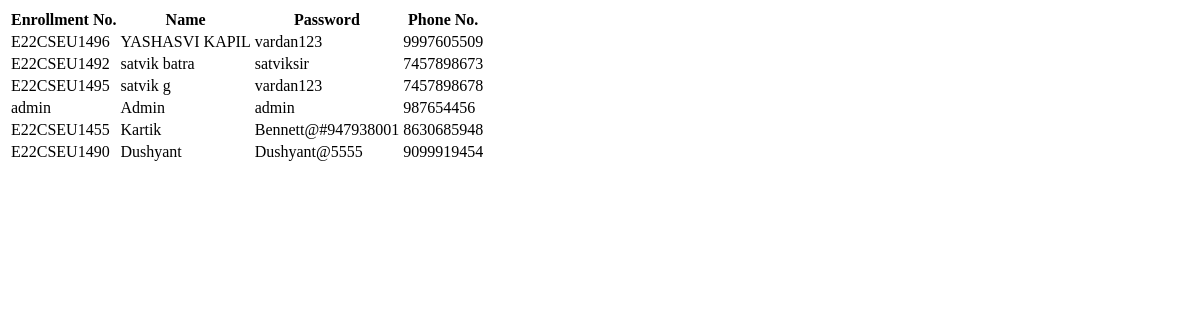
/table, run on an earlier commit of the app's database.
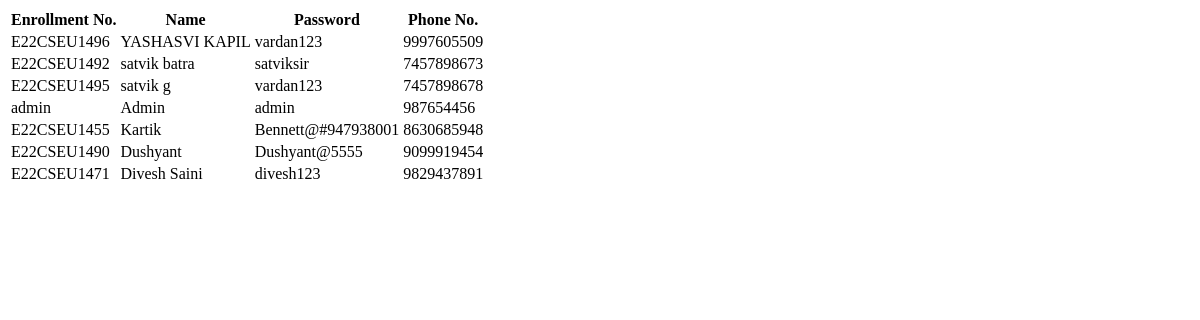
And on a later commit of the database.
### tables this page shows
CREATE TABLE USERS(
ID VARCHAR  PRIMARY KEY NOT NULL,
NAME VARCHAR NOT NULL,
PASSWORD VARCHAR NOT NULL,
MOBILE VARCHAR
);

### main/routes.py (the view)
@app.route("/table")
def table():
    db = sqlite3.connect("USERS.db")
    curr = db.cursor()
    curr.execute("select * from users")
    result = curr.fetchall()
    return render_template("table.html", items=result)

### main/templates/table.html (shortened to what this page needs)
<!DOCTYPE html>
<html lang="en">
  <head>
  </head>
  <body>
    <table>
      <tr>
        <th>Enrollment No.</th>
        <th>Name</th>
        <th>Password</th>
        <th>Phone No.</th>
      </tr>
      {% for i in items %}
      <tr>
        <td>{{ i[0] }}</td>
        <td>{{ i[1] }}</td>
        <td>{{ i[2] }}</td>
        <td>{{ i[3] }}</td>
      </tr>
      {% endfor %}
    </table>
  </body>
</html>

What changed in the data, as far as the page shows it:
added USERS: ID "E22CSEU1471", NAME "Divesh Saini", PASSWORD "divesh123", MOBILE "9829437891"
